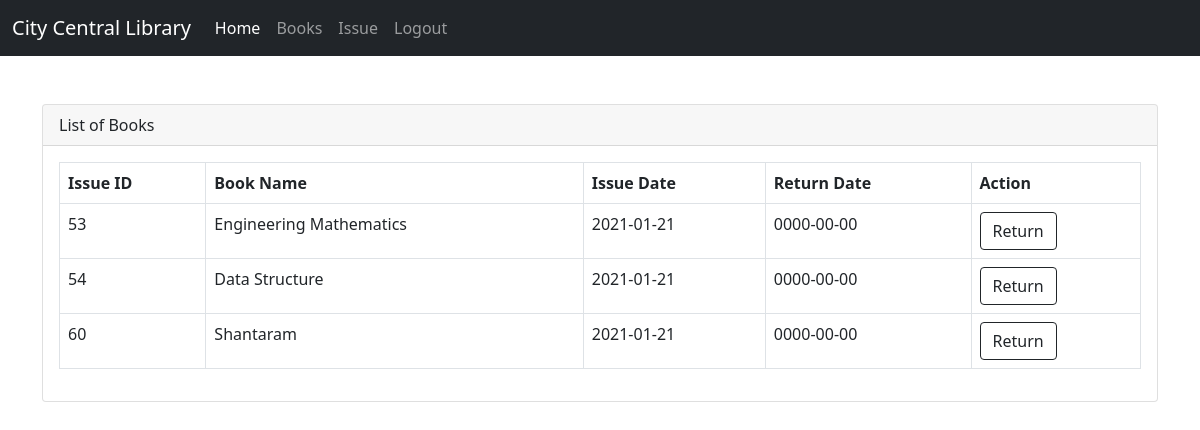
The app's page /issue_reader.php (signed in) with its own data.
### tables this page shows
CREATE TABLE `issue` (
  `issue_id` int(11) NOT NULL,
  `book_id` int(11) NOT NULL,
  `user_id` int(11) NOT NULL,
  `issue_date` date NOT NULL DEFAULT current_timestamp(),
  `return_date` date NOT NULL
);

CREATE TABLE `books` (
  `book_id` int(11) NOT NULL,
  `isbn_num` int(10) NOT NULL,
  `title` varchar(50) NOT NULL,
  `author` varchar(50) NOT NULL,
  `branch_id` int(10) NOT NULL,
  `publisher_id` int(20) NOT NULL
);

### issue_reader.php (the view, shortened to what this page needs)
<?php
include 'config.php';
$q1="SELECT I.issue_id, B.title, I.issue_date, I.return_date
    FROM books B, issue I, readers R
    WHERE B.book_id=I.book_id
    AND I.user_id=R.user_id
    AND R.username='$_SESSION[username]'";
$result=mysqli_query($conn,$q1);
?>
<!doctype html>
<html lang="en">
  <head>
    <link href="https://cdn.jsdelivr.net/npm/bootstrap@5.0.0-beta1/dist/css/bootstrap.min.css" rel="stylesheet">
  </head>
  <body>
  <nav class="navbar navbar-expand-lg navbar-dark bg-dark">
  <div class="container-fluid">
    <a class="navbar-brand" href="#">City Central Library</a>
    <div class="collapse navbar-collapse" id="navbarNavDropdown">
      <ul class="navbar-nav">
        <li class="nav-item">
          <a class="nav-link active" aria-current="page" href="welcome.php">Home</a>
        </li>
        <li class="nav-item">
          <a class="nav-link" href="books.php">Books</a>
        </li>
        <li class="nav-item">
          <a class="nav-link" href="issue_reader.php">Issue</a>
        </li>
      </ul>
      <div class="navbar-collapse collapse">
        <ul class="navbar-nav ml-auto" style="float:right;">
            <li class="nav-item">
               <a class="nav-link" href="logout.php">Logout</a>
            </li>
       </ul>
      </div>
    </div>
  </div>
</nav>
<div class="container mt-5">
<div class="card">
<div class="card-header">
 List of Books
</div>
<div class="card-body">
<table class="table table-bordered">
  <thead>
    <tr>
      <th scope="col">Issue ID</th>
      <th scope="col">Book Name</th>
      <th scope="col">Issue Date</th>
      <th scope="col">Return Date</th>
      <th scope="col">Action</th>
    </tr>
  </thead>
  <tbody>
    <?php
    if($result->num_rows>0){
      while($row=$result->fetch_assoc()){
        echo "<tr>";
        echo "<form action='return.php?id=$row[issue_id]' method='POST'>";
        echo "<td>$row[issue_id]</td>";
        echo "<td>$row[title]</td>";
        echo "<td>$row[issue_date]</td>";
        echo "<td>$row[return_date]</td>";
        echo "<td><button class='btn btn-outline-dark'>Return</button></td></form>";
        echo "</tr>";
      }
    }
    ?>
  </tbody>
</table>
</div>
</div>
</div>
  </body>
</html>

### records on screen
issue: issue_id "53", book.title "Engineering Mathematics", issue_date "2021-01-21", return_date "0000-00-00"
issue: issue_id "54", book.title "Data Structure", issue_date "2021-01-21", return_date "0000-00-00"
issue: issue_id "60", book.title "Shantaram", issue_date "2021-01-21", return_date "0000-00-00"
